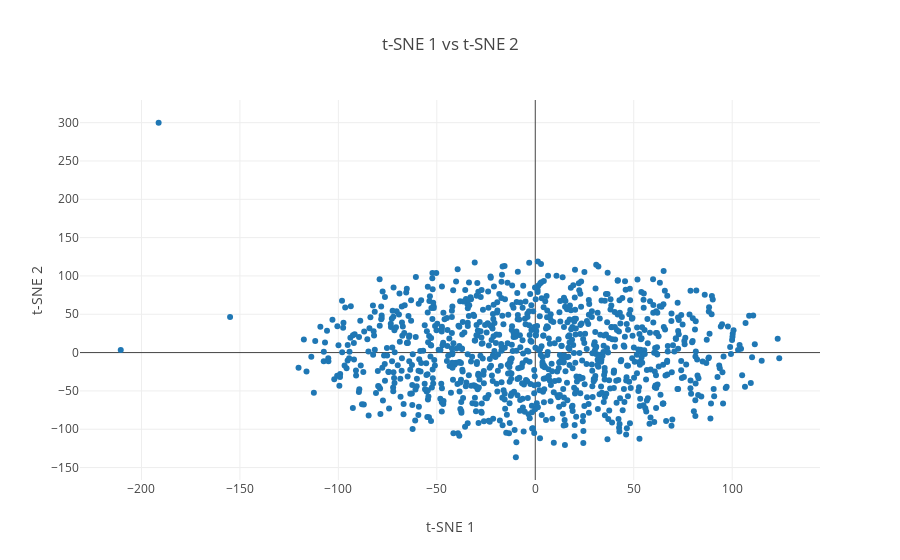

Here is the notebook cell this chart was saved with:
### Code cell
plot_words(lstm_tsne_embds, 0, 2000, 1)

### Figure 1 — Plotly figure (JSON) as saved in the notebook; plotly's stock layout.template omitted (floating-point values rounded to 4 significant figures; data arrays with more than 128 entries replaced by an {"elided": "..."} marker saying what was removed)
{"data": [{"mode": "markers", "text": {"elided": "2000 str values"}, "type": "scatter", "uid": "440ae665-e446-4992-b4e7-a03f7f6d1248", "x": {"elided": "1000 float values"}, "y": {"elided": "1000 float values"}}], "layout": {"hovermode": "closest", "title": {"text": "t-SNE 1 vs t-SNE 2"}, "xaxis": {"title": {"text": "t-SNE 1"}}, "yaxis": {"title": {"text": "t-SNE 2"}}}}
